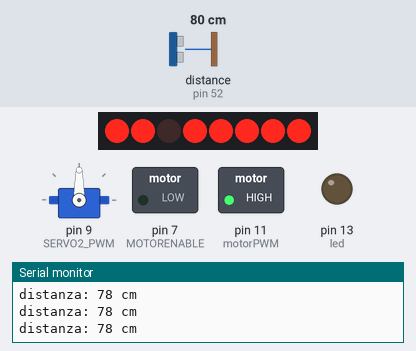
Bench run of a sketch on a simulated Arduino Mega 2560, built with avr-gcc and run on an emulated ATmega2560. Shown: 8 shift-register outputs drawn as a row of LEDs (first output left, lit = HIGH), servo, switched loads named in the sketch (green lamp = pin HIGH), output pins drawn as LEDs (lit = HIGH), the last lines printed to the serial monitor. Wiring (inferred from the names in the program): ultrasonic range finder: trigger pin 42; echo pin 52; shift register (74HC595): data pin 8; shift clock pin 4; latch pin 12. Wiring (inferred from the signals the program sends): row of LEDs: on Q0, Q1, Q2, Q3, Q4, Q5, Q6, Q7. Inputs (shaded band) come from the test bench; at power-on: distance to the obstacle (sensor on pin 52) 80 cm. The echo pulse lasts 58.3 µs per cm; pins used as bus, display or sensor lines are not drawn.

Above: at 1.2 s.
1.3 s: distance to the obstacle (sensor on pin 52) set to 33 cm
4.3 s: distance to the obstacle (sensor on pin 52) set to 27 cm
At 5.0 s:
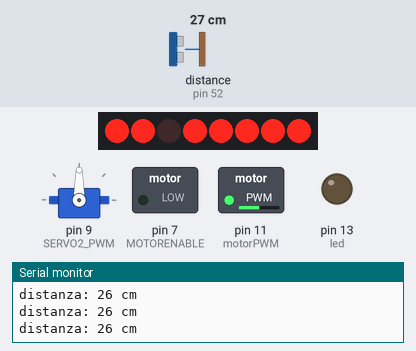
5.8 s: distance to the obstacle (sensor on pin 52) set to 12 cm
8.8 s: distance to the obstacle (sensor on pin 52) set to 9 cm
At 9.9 s:
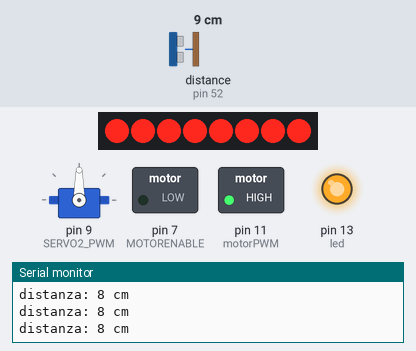
10.3 s: distance to the obstacle (sensor on pin 52) set to 35 cm
At 11.5 s:
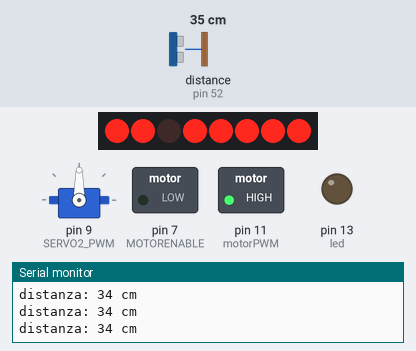
11.8 s: distance to the obstacle (sensor on pin 52) set to 18 cm
At 13.2 s:
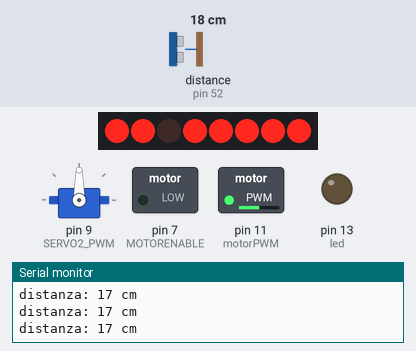
Timing chart, 0 to 14.3 s (numbered marks = the images above; inputs shaded):
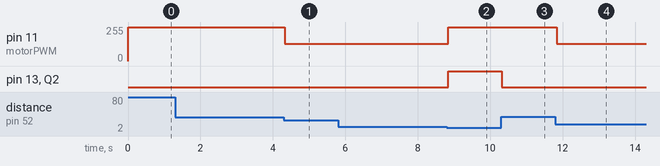

Measured:
- the behaviour switches between 31 and 30 cm on distance to the obstacle (sensor on pin 52) (found by bisection; images 0 and 1)
- the behaviour switches between 11 and 10 cm on distance to the obstacle (sensor on pin 52) (found by bisection; images 1 and 2)
- after the input at 4.3 s, pin 11 (motorPWM): 255/255 → 128/255 at once
- after the input at 8.8 s, pin 11 (motorPWM): 128/255 → 255/255 at once; pin 13 (led), Q2: LOW → HIGH at once
- after the input at 10.3 s, pin 13 (led), Q2: HIGH → LOW at once
- after the input at 11.8 s, pin 11 (motorPWM): 255/255 → 128/255 at once

The sketch:

arduinoTest.ino
```cpp
#include <Servo.h>

const int triggerPort = 42;
const int echoPort = 52;
const int led = 13;

// Arduino pins for the shift register
#define MOTORLATCH  12
#define MOTORCLK    4
#define MOTORENABLE 7
#define MOTORDATA   8

// 8-bit bus after the 74HC595 shift register
// (not Arduino pins)
// These are used to set the direction of the bridge driver.
#define MOTOR1_A 2
#define MOTOR1_B 3

// Arduino pins for the PWM signals.
#define MOTOR1_PWM 11
#define SERVO2_PWM 9

// Codes for the motor function.
#define FORWARD  1
#define BACKWARD 2
#define BRAKE    3
#define RELEASE  4

// Declare classes for Servo connectors of the MotorShield.
//Servo servo_1;
Servo servo_2;


void setup()
{
  Serial.begin(9600);
  Serial.println("Simple Motor Shield sketch");

  pinMode(triggerPort, OUTPUT);
  pinMode(echoPort, INPUT);
  pinMode(led, OUTPUT);

  // Use the default "Servo" library of Arduino.
  // Attach the pin number to the servo library.
  // This might also set the servo in the middle position.
  //servo_1.attach(SERVO1_PWM);
  servo_2.attach(SERVO2_PWM);
}


void loop()
{
  /*servo_2.write(90);
  delay(1000);
  servo_2.write(70);
  delay(1000);
  servo_2.write(110);
  delay(1000);
  servo_2.write(90);
  delay(1000);*/

  //porta bassa l'uscita del trigger
  digitalWrite( triggerPort, LOW );
  //invia un impulso di 10microsec su trigger
  digitalWrite( triggerPort, HIGH );
  delayMicroseconds( 10 );
  digitalWrite( triggerPort, LOW );

  long durata = pulseIn( echoPort, HIGH );
  long distanza = 0.034 * durata / 2;

  Serial.print("distanza: ");

  //dopo 38ms è fuori dalla portata del sensore
  if( durata > 38000 ){
    Serial.println("Fuori portata   ");
  } else{
    Serial.print(distanza);
    Serial.println(" cm     ");
  }

  if (distanza < 10 ) {
     digitalWrite(led, HIGH);
     motor(BRAKE, 0);
  } else if (distanza < 30) {
     digitalWrite(led, LOW);
     motor(FORWARD, 128);
  } else {
     digitalWrite(led, LOW);
     motor(FORWARD, 255);
  }
}


// ---------------------------------
// motor
//
// Select the motor (1-4), the command,
// and the speed (0-255).
// The commands are: FORWARD, BACKWARD, BRAKE, RELEASE.
//
void motor(int command, int speed)
{
  int motorA, motorB;

  motorA = MOTOR1_A;
  motorB = MOTOR1_B;

    switch (command)
    {
    case FORWARD:
      motor_output (motorA, HIGH, speed);
      motor_output (motorB, LOW, -1);     // -1: no PWM set
      break;
    case BACKWARD:
      motor_output (motorA, LOW, speed);
      motor_output (motorB, HIGH, -1);    // -1: no PWM set
      break;
    case BRAKE:
      // The AdaFruit library didn't implement a brake.
      // The L293D motor driver ic doesn't have a good
      // brake anyway.
      // It uses transistors inside, and not mosfets.
      // Some use a software break, by using a short
      // reverse voltage.
      // This brake will try to brake, by enabling
      // the output and by pulling both outputs to ground.
      // But it isn't a good break.
      motor_output (motorA, LOW, 255); // 255: fully on.
      motor_output (motorB, LOW, -1);  // -1: no PWM set
      break;
    case RELEASE:
      motor_output (motorA, LOW, 0);  // 0: output floating.
      motor_output (motorB, LOW, -1); // -1: no PWM set
      break;
    default:
      break;
    }
}

// ---------------------------------
// motor_output
//
// The function motor_ouput uses the motor driver to
// drive normal outputs like lights, relays, solenoids,
// DC motors (but not in reverse).
//
// It is also used as an internal helper function
// for the motor() function.
//
// The high_low variable should be set 'HIGH'
// to drive lights, etc.
// It can be set 'LOW', to switch it off,
// but also a 'speed' of 0 will switch it off.
//
// The 'speed' sets the PWM for 0...255, and is for
// both pins of the motor output.
//   For example, if motor 3 side 'A' is used to for a
//   dimmed light at 50% (speed is 128), also the
//   motor 3 side 'B' output will be dimmed for 50%.
// Set to 0 for completelty off (high impedance).
// Set to 255 for fully on.
// Special settings for the PWM speed:
//    Set to -1 for not setting the PWM at all.
//
void motor_output (int output, int high_low, int speed)
{
  int motorPWM;

    motorPWM = MOTOR1_PWM;

  if (speed != -3333)
  {
    // Set the direction with the shift register
    // on the MotorShield, even if the speed = -1.
    // In that case the direction will be set, but
    // not the PWM.
    shiftWrite(output, high_low);

    // set PWM only if it is valid
    if (speed >= 0 && speed <= 255)
    {
      analogWrite(motorPWM, speed);
    }
  }
}


// ---------------------------------
// shiftWrite
//
// The parameters are just like digitalWrite().
//
// The output is the pin 0...7 (the pin behind
// the shift register).
// The second parameter is HIGH or LOW.
//
// There is no initialization function.
// Initialization is automatically done at the first
// time it is used.
//
void shiftWrite(int output, int high_low)
{
  static int latch_copy;
  static int shift_register_initialized = false;

  // Do the initialization on the fly,
  // at the first time it is used.
  if (!shift_register_initialized)
  {
    // Set pins for shift register to output
    pinMode(MOTORLATCH, OUTPUT);
    pinMode(MOTORENABLE, OUTPUT);
    pinMode(MOTORDATA, OUTPUT);
    pinMode(MOTORCLK, OUTPUT);

    // Set pins for shift register to default value (low);
    digitalWrite(MOTORDATA, LOW);
    digitalWrite(MOTORLATCH, LOW);
    digitalWrite(MOTORCLK, LOW);
    // Enable the shift register, set Enable pin Low.
    digitalWrite(MOTORENABLE, LOW);

    // start with all outputs (of the shift register) low
    latch_copy = 0;

    shift_register_initialized = true;
  }

  // The defines HIGH and LOW are 1 and 0.
  // So this is valid.
  bitWrite(latch_copy, output, high_low);

  // Use the default Arduino 'shiftOut()' function to
  // shift the bits with the MOTORCLK as clock pulse.
  // The 74HC595 shiftregister wants the MSB first.
  // After that, generate a latch pulse with MOTORLATCH.
  shiftOut(MOTORDATA, MOTORCLK, MSBFIRST, latch_copy);
  delayMicroseconds(5);    // For safety, not really needed.
  digitalWrite(MOTORLATCH, HIGH);
  delayMicroseconds(5);    // For safety, not really needed.
  digitalWrite(MOTORLATCH, LOW);
}
```
